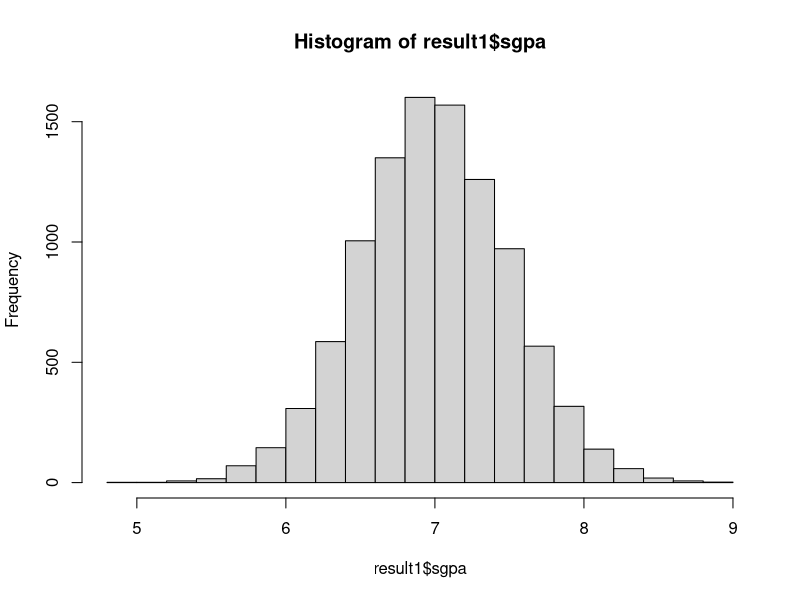
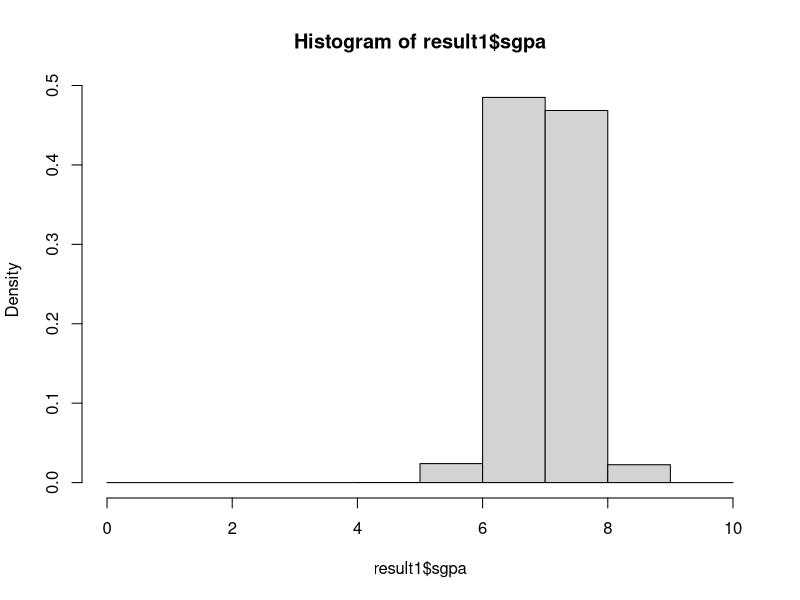
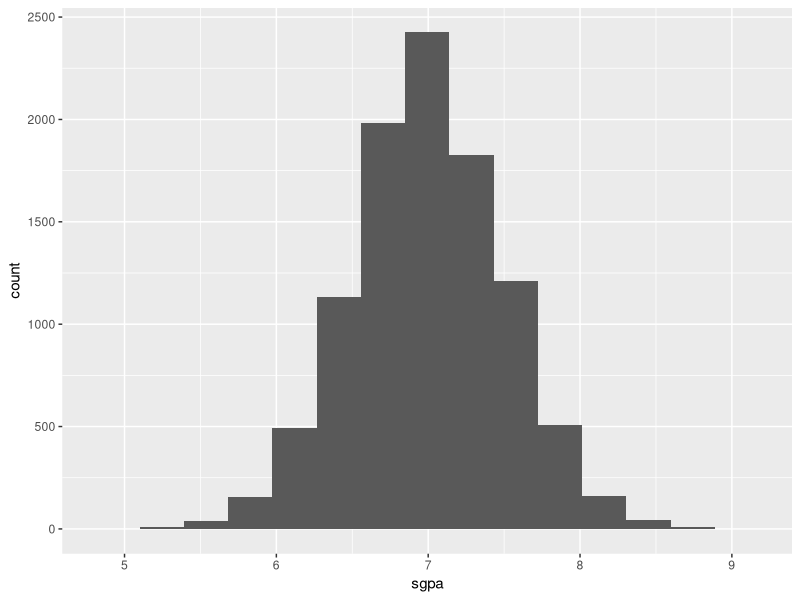
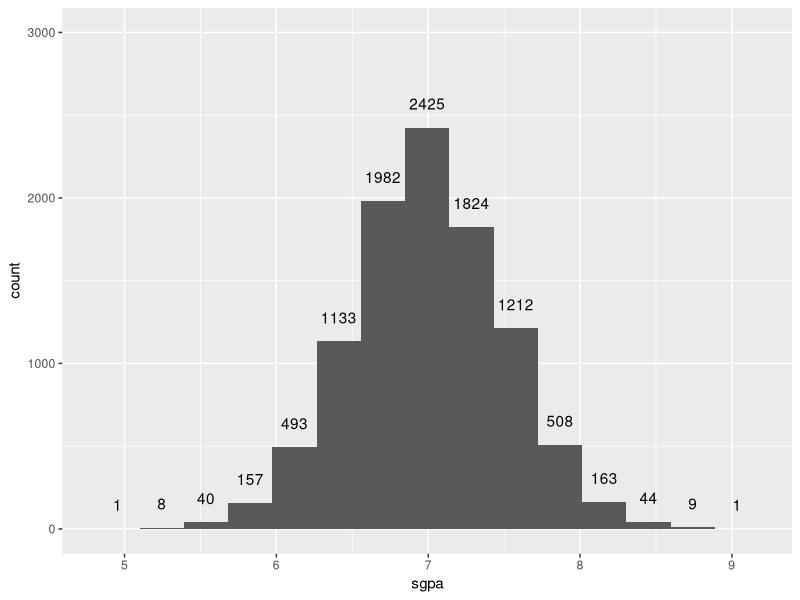
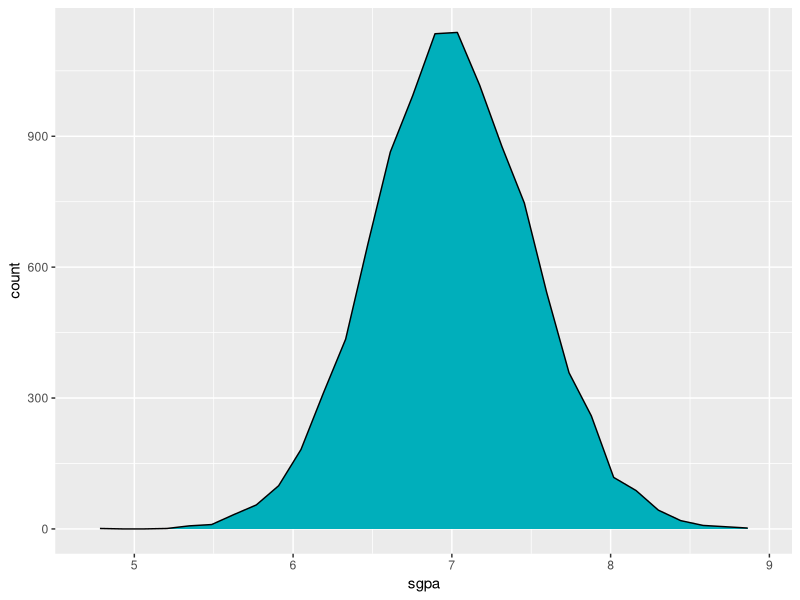
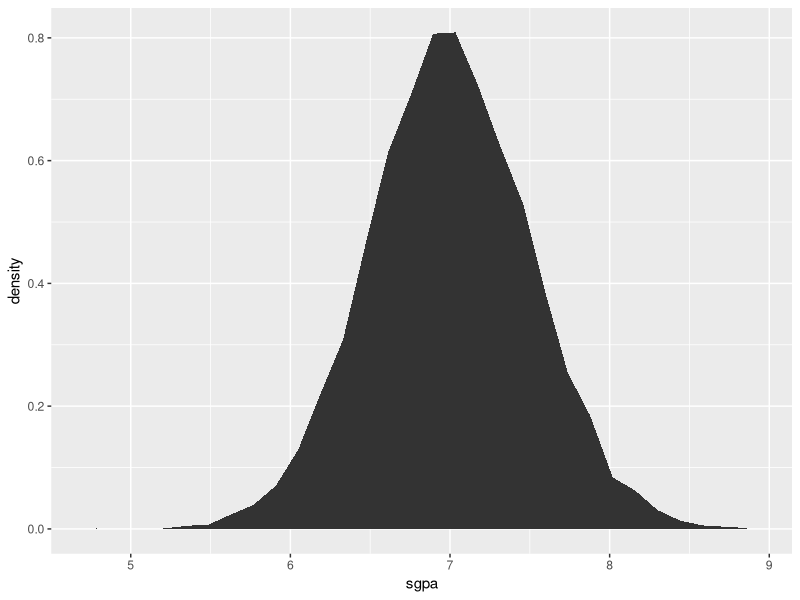
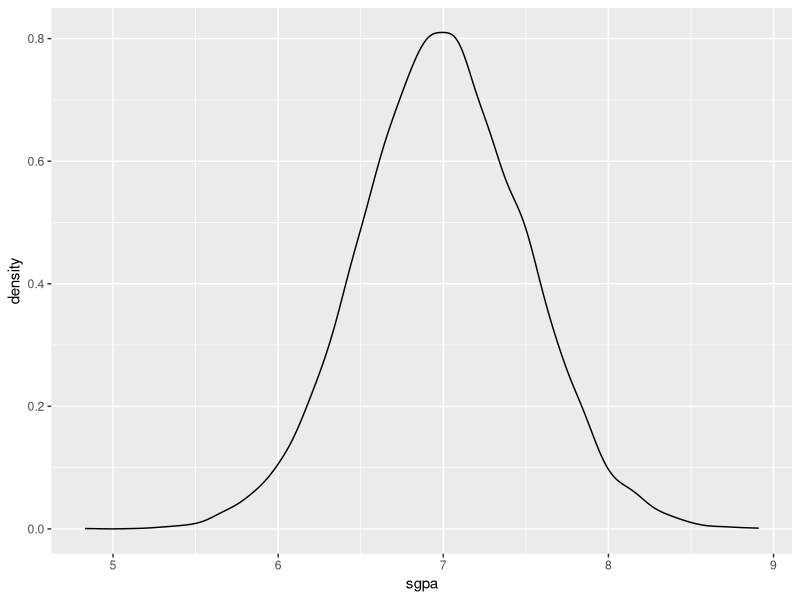
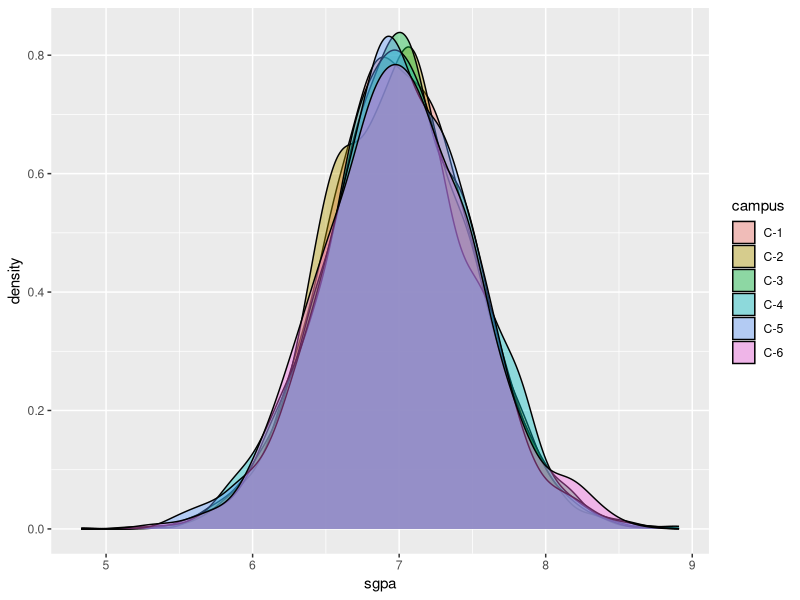

Here is the R script that generated these plots, in order: (Note: this script raises an error after producing the figures.)
#histogram with labels
library(dplyr)
library(ggplot2)
library(reshape2)
#------------
(campus1 = paste('C', 1:6, sep='-'))
(institute1 = paste('Institute', 1:10, sep ='-'))
(program1 = paste('P',100:150, sep='-'))
runif(100)
n=10000
(rollno = 10000 + 0:(10000-1))

#-------------
campus = sample(campus1, size=n, replace=T, prob=c(3/10,2/10,2/10,2/10,1/10,1/10))
institute = sample(institute1, size=n, replace=T)                
program = sample(program1, size=n, replace=T)
(sgpa = round(rnorm(mean=7, sd=.5, n=n),2))
(cgpa = round(rnorm(mean=6.5, sd=.6, n=n),2))
range(cgpa) ; range(sgpa)

result1 = data.frame(campus, institute, program, sgpa, cgpa)
catcols1 =c('campus','institute','program')
result1[,catcols1] = lapply(result1[,catcols1], as.factor)
str(result1)

#------------

hist(result1$sgpa)
hist(result1$sgpa, breaks=c(0,4,5,6,7,8,9,10))

#-------------
ggplot(result1, aes(x=sgpa)) +  geom_histogram(bins=15) 

#------------
ggplot(result1, aes(x=sgpa)) +  stat_bin(bins=15) + stat_bin(bins=15, geom="text", aes(label=..count..), vjust=-1.5) + ylim(c(0,3000))



#-------- area
g1 = ggplot(result1, aes(x = sgpa))
g1 + geom_area(stat = "bin", color = "black", fill = "#00AFBB")
g1 + geom_area(aes(y = ..density..), stat = "bin")
g1 + geom_density()

g1 + geom_density(aes(fill = campus), alpha = 0.4)
mu = result1 %>% group_by(campus) %>% summarise(grp.mean =mean(sgpa, na.rm=T))
mu

g1 + geom_density(aes(fill = campus), alpha = 0.4) + geom_vline(data=mu, aes(xintercept = grp.mean, color = campus), linetype = "dashed")

#manually fill colors
g1a <- g1 + geom_density(aes(color = campus)) + geom_vline(data = mu, aes(xintercept = grp.mean, color = campus), linetype = "dashed") + theme_minimal()
g1a + scale_color_manual(values = 1:6)
#give colors here
#https://rstudio-pubs-static.s3.amazonaws.com/228019_f0c39e05758a4a51b435b19dbd321c23.html


#-------- with lines
g1 + geom_density(color = "black", fill = "gray") + geom_vline(xintercept = c(min(sgpa), mean(sgpa), max(sgpa)), color = 1:3, linetype = 1:3, size = 1) 

#-----
g2 = ggplot(result1, aes(x =sgpa, fill = campus))
g2 + geom_bar(stat = "bin")
g



#-----------------
g3 = ggplot(result1, aes(x = sgpa))
g3 + geom_histogram(aes(y = ..density..), bins = 50)

# Change color by campus
g3 + geom_histogram(aes(color = campus), fill = "white", bins = 50) + theme_minimal()

# Position adjustment "identity"(overlaid)
g3 + geom_histogram(aes(color = campus), fill = "white", bins = 50, alpha = 0.6, position = "identity")

# Position adjustment "dodge" (Interleaved)
# Add mean lines and color by campus
g1 + geom_histogram(aes(color = campus), fill = "white", alpha = 0.6, position = "dodge", bins = 50) + geom_vline(aes(xintercept = mean(sgpa)), linetype = "dashed")


# Change fill, color manually
# Change outline color manually
g1 + geom_histogram(aes(color = campus), fill = "white", alpha = 0.4, position = "identity", bins = 50) + scale_color_manual(values = c("#00AFBB","#E7B800", 1:4))


# Histogram with density plot
g1 + geom_histogram(aes(y = ..density..),color = "black", fill = "white") + geom_density(alpha = 0.2, fill = "#FF6666") + theme_minimal()


# Color by groups
g1 + geom_histogram(aes(y = ..density.., color = campus, fill = campus),  alpha = 0.4, position = "identity") + geom_density(aes(color = campus), size =1)

g3 + geom_dotplot(aes(fill = campus), bins=15)


#----
g3 + stat_ecdf(geom = "point")
g3 + stat_ecdf(geom = "step")
# Basic plot

#---
g4 = ggplot(result1, aes(sample = sgpa)) 
g4 + stat_qq()

# Change point shapes by groups
# Use custom color palettes
g4 + stat_qq(aes(color = campus))

g4 + stat_qq(aes(shape = campus, color = institute))


#----color histogram 
ggplot(result1, aes(x=sgpa, fill = cut(sgpa, 10))) +  geom_histogram()

ggplot(result1, aes(sgpa, fill = cut(sgpa, 10))) +   geom_histogram(show.legend = FALSE)

ggplot(result1, aes(sgpa, fill = cut(sgpa, 10))) +   geom_histogram(show.legend = FALSE, bins=15) +   scale_fill_discrete(h = c(200, 10))

#https://drsimonj.svbtle.com/pretty-histograms-with-ggplot2

ggplot(d, aes(x, fill = cut(x, 100))) +  geom_histogram(show.legend = FALSE) +   scale_fill_discrete(h = c(240, 10), c = 120, l = 70)

gplot(d, aes(x, fill = cut(x, 100))) +   geom_histogram(show.legend = FALSE) +   scale_fill_discrete(h = c(240, 10), c = 120, l = 70) + theme_minimal() +   labs(x = "Variable X", y = "n") +   ggtitle("Histogram of X")

#facet



#https://www.sharpsightlabs.com/blog/ggplot-histogram/
  
g5= ggplot(result1, aes(x=sgpa, fill=campus)) +  stat_bin(bins=7) + stat_bin(bins=7, geom="text", aes(label=..count..), size=2, vjust=-1.5) + ylim(c(0,1500))
g5 + facet_grid(campus ~ .) + scale_color_manual(values = 1:7)

g5b= ggplot(result1, aes(x=sgpa, fill=institute)) +  stat_bin(bins=7) + stat_bin(bins=7, geom="text", aes(label=..count..), size=2, vjust=-1.5) + ylim(c(0,1500))
g5b + facet_wrap( institute ~ .) + scale_color_manual(values = 1:7)
